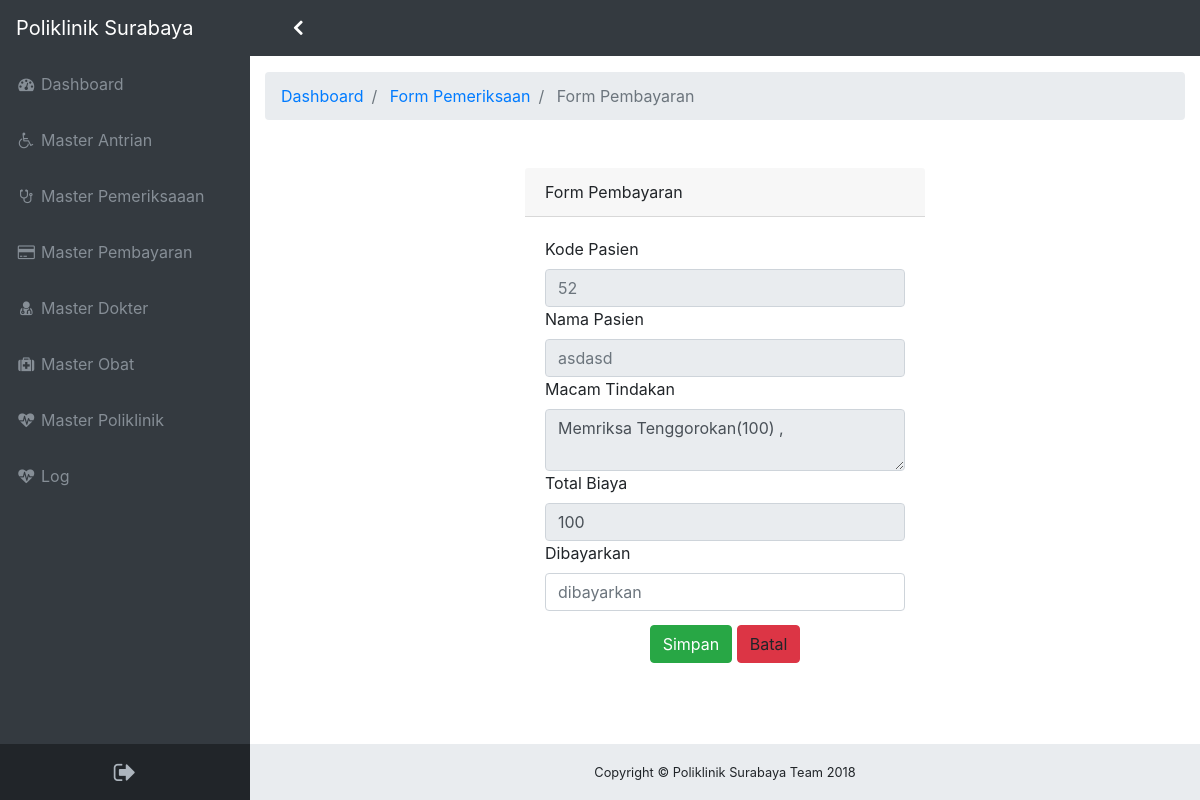
/formbayar.php?antri=52, run on the app's committed database.
### tables this page shows
CREATE TABLE `antrian` (
  `id` int(11) NOT NULL,
  `nama_pasien` varchar(100) NOT NULL,
  `no_antrian` int(11) NOT NULL,
  `tanggal` date NOT NULL,
  `poli_id` int(11) NOT NULL
);

CREATE TABLE `pemeriksaan` (
  `id` int(11) NOT NULL,
  `tindakan_id` int(11) NOT NULL,
  `dokter_id` int(11) NOT NULL,
  `antrian_id` int(11) NOT NULL
);

CREATE TABLE `poli_tindakan` (
  `id` int(11) NOT NULL,
  `nama_tindakan` varchar(100) NOT NULL,
  `biaya_tindakan` int(20) NOT NULL,
  `poli_id` int(11) NOT NULL
);

### formbayar.php (the view, shortened to what this page needs)
<?php
include "archive/header.php";
include "behind/nyambung.php";
$idantri = (int) $_GET['antri'];
?>
<div class="content-wrapper">
    <div class="container-fluid">
    <ol class="breadcrumb">
        <li class="breadcrumb-item">
          <a href="dashboard.php">Dashboard</a>
        </li>
        <li class="breadcrumb-item">
        	<a href="periksa.php"> Form Pemeriksaan</a>
        </li>
        <li class="breadcrumb-item active"> Form Pembayaran</li>
     </ol>
     <div class="card card-login mx-auto mt-5">
      <div class="card-header">Form Pembayaran</div>
      <div class="card-body">
        <form  method="POST" action="behind/addbayar.php?antriane=<?php echo $idantri; ?>">
          <div class="form-group">
          <?php
          $query =$conn->query( "SELECT * FROM antrian where id = '$idantri' ");
          $row = $query->fetch_array();
          ?>
          	<label >Kode Pasien</label>
            <input class="form-control" type="text" placeholder="<?php echo $idantri;?>" name="idpasien" disabled >
            <label >Nama Pasien</label>
            <input class="form-control"  type="text" placeholder="<?php echo $row["nama_pasien"]?>" name="namapasien" disabled >
            <label >Macam Tindakan</label>
            <textarea class="form-control"  type="text" disabled ><?php
	            $q_tindakan = $conn->query("SELECT * FROM pemeriksaan JOIN poli_tindakan on poli_tindakan.id = pemeriksaan.tindakan_id WHERE antrian_id = '$idantri'");
	            $tota_biaya = 0;
	            while($row = mysqli_fetch_assoc($q_tindakan)) {
	            	$tota_biaya = $tota_biaya + (int) $row["biaya_tindakan"];
	            	echo $row["nama_tindakan"] ."(". $row["biaya_tindakan"] .")" . " , ";
	            }
	        ?></textarea>
            <label >Total Biaya</label>
            <input class="form-control"  type="text" value="<?php echo $tota_biaya; ?>" name="total_bayar" readonly>
            <label > Dibayarkan</label>
            <input class="form-control"  type="number" placeholder="dibayarkan" name="diterima" resquired >
            <div style="text-align: center; margin-top: 4%;">
            <button name="addaction" class="btn btn-success">Simpan</button>
            <a onclick="if(confirm('Apakah anda ingin membatalkan Pembayaran ?')) { window.location = 'periksa.php' }" class="btn btn-danger">Batal</a>
            </div >
          </div>
    	</form>
      </div>
      </div>
	  </div>
	</div>
<?php $conn ->close();
include "archive/footer.php";
?>

### css/sb-admin.css (style rules this page uses)
html { position: relative; min-height: 100%; }
body { overflow-x: hidden; }
body.sticky-footer { margin-bottom: 56px; }
body.sticky-footer .content-wrapper { min-height: calc(100vh - 56px - 56px); }
body.fixed-nav { padding-top: 56px; }
.content-wrapper { min-height: calc(100vh - 56px); padding-top: 1rem; }
.content-wrapper { overflow-x: hidden; background: white; }
@media (min-width: 992px) { .content-wrapper { margin-left: 250px; } }
.card-login { max-width: 25rem; border: none; }

### data on the page
antrian: namapasien "asdasd"
pemeriksaan: biaya_tindakan "Memriksa Tenggorokan(100) ,"
